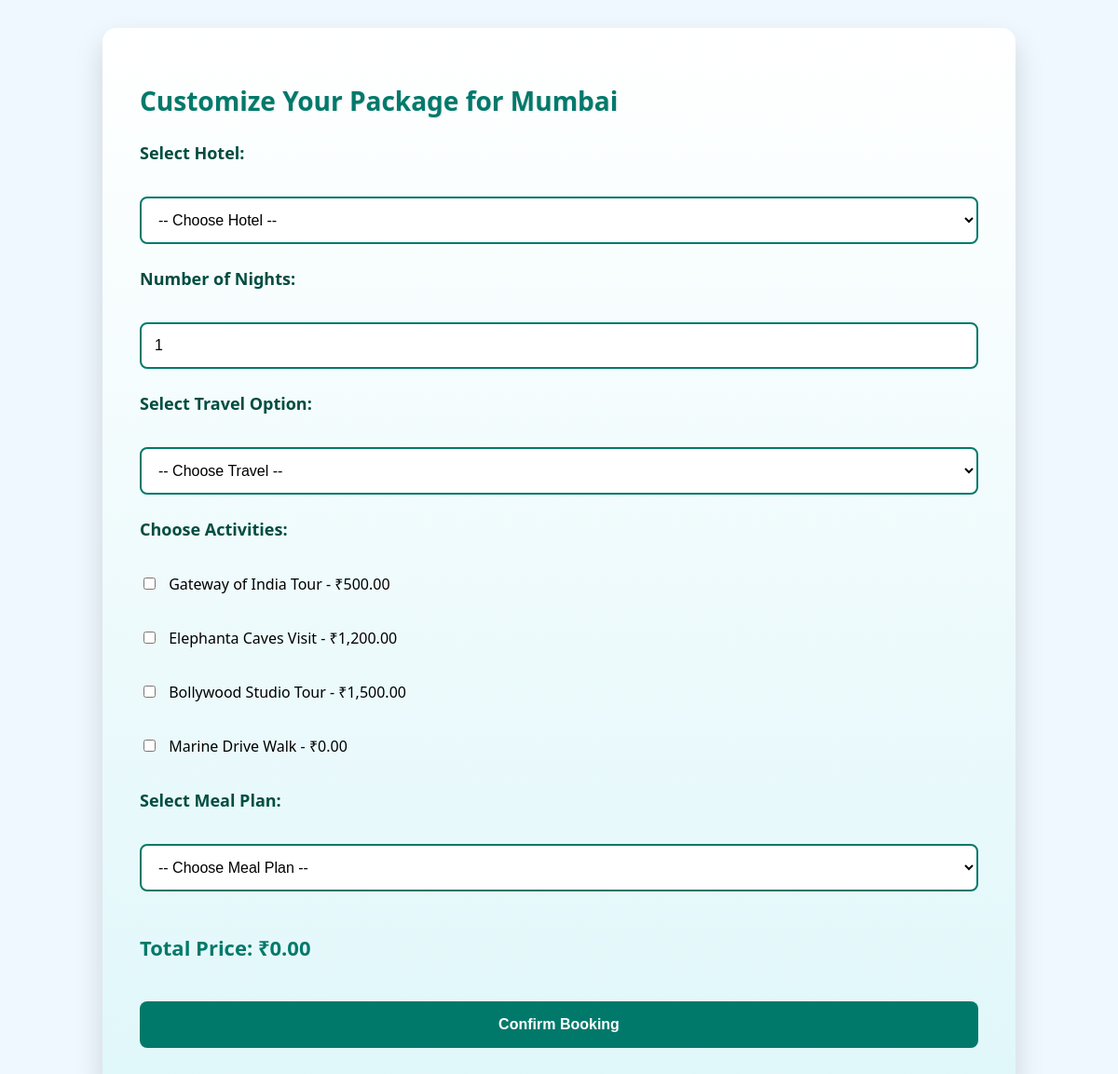
/customize_package.php?city_id=1 (signed in), run on the app's committed database.
### tables this page shows
CREATE TABLE `cities` (
  `city_id` int(11) NOT NULL,
  `name` varchar(100) NOT NULL,
  `description` text NOT NULL
);

CREATE TABLE `activities` (
  `activity_id` int(11) NOT NULL,
  `city_id` int(11) NOT NULL,
  `name` varchar(255) NOT NULL,
  `description` text DEFAULT NULL,
  `duration` varchar(50) DEFAULT NULL,
  `price` decimal(10,2) NOT NULL
);

### customize_package.php (the view, shortened to what this page needs)
<?php
$conn = new mysqli("localhost", "root", "", "travel_booking");
$city_id = $_GET['city_id'];
$stmt = $conn->prepare("SELECT * FROM cities WHERE city_id = ?");
$stmt->bind_param("i", $city_id);
$stmt->execute();
$result = $stmt->get_result();
$city = $result->fetch_assoc();
$activities = $conn->query("SELECT * FROM activities WHERE city_id = $city_id");
?>
<!DOCTYPE html>
<html lang="en">
<head>
</head>
<body>
    <div class="container">
        <h1>Customize Your Package for <?php echo $city['name']; ?></h1>
        <form action="confirm_booking.php" method="POST">
            <label for="hotel">Select Hotel:</label>
            <select id="hotel" name="hotel" onchange="updateTotalPrice()" required>
                <option value="">-- Choose Hotel --</option>
            </select>
            <label for="nights">Number of Nights:</label>
            <input type="number" id="nights" name="nights" min="1" value="1" onchange="updateTotalPrice()" required>
            <label for="travel">Select Travel Option:</label>
            <select id="travel" name="travel" onchange="updateTotalPrice()" required>
                <option value="">-- Choose Travel --</option>
            </select>
            <label>Choose Activities:</label>
            <?php while ($activity = $activities->fetch_assoc()) { ?>
                <div>
                    <input type="checkbox" name="activities[]" value="<?php echo $activity['activity_id']; ?>"
                           data-price="<?php echo $activity['price']; ?>" onchange="updateTotalPrice()">
                    <?php echo $activity['name']; ?> - ₹<?php echo number_format($activity['price'], 2); ?>
                </div>
            <?php } ?>
            <label for="meal_plan">Select Meal Plan:</label>
            <select id="meal_plan" name="meal_plan" onchange="updateTotalPrice()" required>
                <option value="">-- Choose Meal Plan --</option>
            </select>
            <h2 id="total_price">Total Price: ₹0.00</h2>
            <button type="submit">Confirm Booking</button>
        </form>
    </div>
</body>
</html>

### customize_package.php (style rules this page uses)
body { font-family: 'Segoe UI', Tahoma, Geneva, Verdana, sans-serif; background-color: #f0f8ff; text-align: center; margin: 0; padding: 0; }
.container { width: 80%; max-width: 900px; margin: 30px auto; background: linear-gradient(to bottom, #ffffff, #e0f7fa); padding: 40px; border-radius: 15px; box-shadow: 0px 15px 30px rgba(0, 0, 0, 0.15); transition: transform 0.3s ease; }
h1 { font-size: 28px; margin-bottom: 25px; color: #00796b; text-shadow: 1px 1px 2px rgba(0, 0, 0, 0.1); }
form { display: flex; flex-direction: column; gap: 25px; }
label { font-size: 18px; color: #004d40; margin-bottom: 10px; font-weight: bold; text-align: left; }
select, input[type="number"], input[type="date"], button { width: 100%; padding: 14px; font-size: 16px; border-radius: 8px; border: 2px solid #00796b; background-color: #ffffff; transition: border-color 0.3s ease, background-color 0.3s ease; box-sizing: border-box; }
button { background-color: #00796b; color: white; font-weight: bold; border: none; cursor: pointer; border-radius: 8px; padding: 16px; transition: background-color 0.3s ease, transform 0.2s ease; }
h2 { font-size: 22px; font-weight: bold; color: #00796b; margin-top: 20px; }
input[type="checkbox"] { margin-right: 10px; }
div { text-align: left; margin-bottom: 10px; }
.container select, .container input[type="number"], .container input[type="date"] { box-sizing: border-box; }
.container input[type="checkbox"] { margin-top: 5px; }

### data on the page
cities: name "Mumbai"
activities: name "Gateway of India Tour", price "500.00"
activities: name "Elephanta Caves Visit", price "1,200.00"
activities: name "Bollywood Studio Tour", price "1,500.00"
activities: name "Marine Drive Walk", price "0.00"
